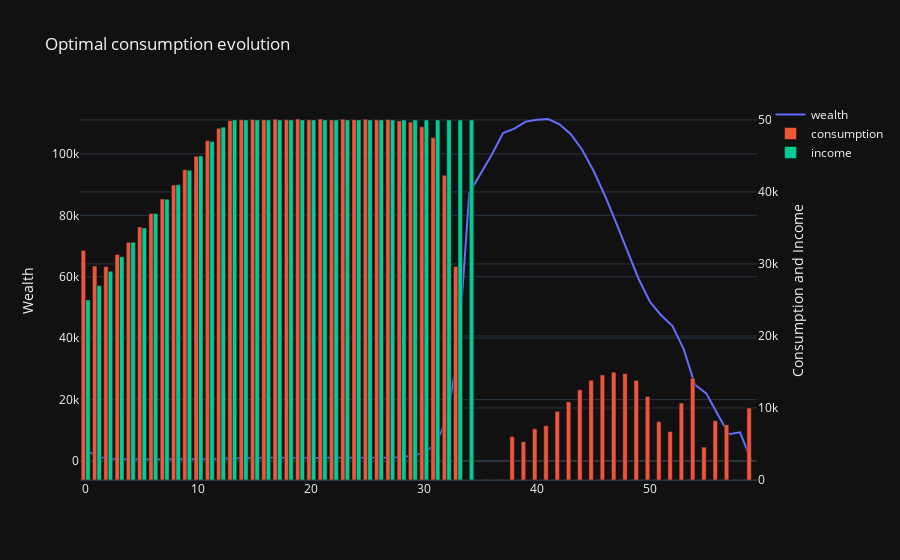

Here is the notebook cell this chart was saved with:
### Code cell
t1 = go.Scatter(y=opt_wealth,name="wealth",mode="lines",yaxis='y1')
t2 = go.Bar(y=opt_consumption,name="consumption",yaxis='y2')
t3 = go.Bar(y=income,name="income",yaxis='y2')
data = [t1,t2,t3]
layout = go.Layout(title='Optimal consumption evolution',
                   yaxis=dict(title='Wealth'),
                   yaxis2=dict(title='Consumption and Income',
                               overlaying='y',
                               side='right'))
# fig.add_trace(go.Scatter(y=opt_wealth,name="wealth",mode="lines",yaxis='y1'))
# fig.add_trace(go.Bar(y=opt_consumption,name="consumption",yaxis='y2'))
# fig.add_trace(go.Bar(y=income,name="income",yaxis='y2'))
fig = go.Figure(data=data, layout=layout)
fig.show()
